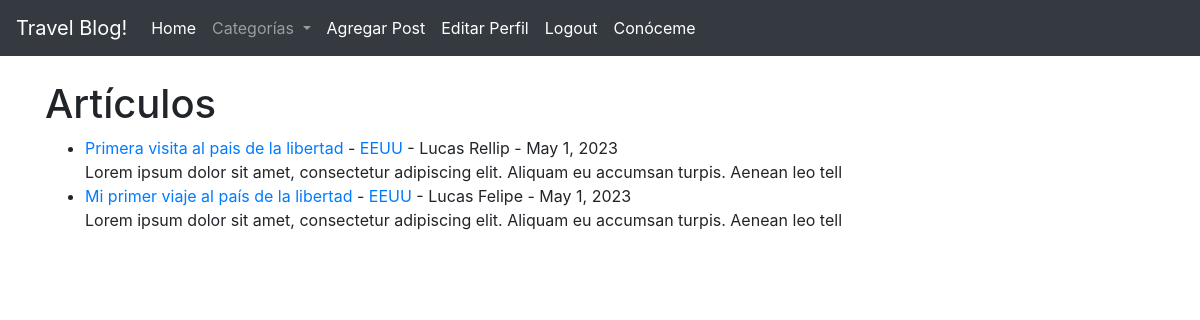
Screenshot of / (signed in) with the database file from the repository.
### TravelBlog/models.py (models this page shows, shortened)
class Post(models.Model):
    titulo = models.CharField(max_length= 50)
    autor = models.ForeignKey(User, on_delete=models.CASCADE)
    cuerpo = models.TextField()
    fechapost = models.DateField(auto_now_add=True)
    categorias = models.CharField(max_length= 50, default='Otros')
    imagen = models.ImageField(null=True, blank=True, upload_to = "imagenes/")

### TravelBlog/views.py (the view)
# urls.py: path('', VistaHome.as_view(), name = "home"),
class VistaHome(ListView):
    model = Post
    template_name = 'home.html'
    ordering = ['-id']
    def get_context_data(self, *args, **kwargs):
        categ_menu = Categoria.objects.all()
        context = super(VistaHome, self).get_context_data(*args, *kwargs)
        context["categ_menu"] = categ_menu
        return context

### TravelBlog/models.py (called while the page is built)
    def __str__(self):
        return self.nombre

### TravelBlog/templates/home.html (shortened to what this page needs)
{% extends 'base.html' %}
{% block contenido_cambia %}
<h1>Artículos</h1>
<ul>
{% for post in object_list %}
    <li><a href="{% url 'articulodetalle' post.pk %}"> {{ post.titulo }} <a/> - <a href="{% url 'categorias' post.categorias %}">{{ post.categorias }}<a/>
        - {{ post.autor.first_name }}
         {{ post.autor.last_name }}
        - {{ post.fechapost }}
        <br/>
    {{ post.cuerpo | slice:"100" | safe }}</li>
{% endfor %}
</ul>
{% for post in object_list %}
    {{ item }} <br/>
{% endfor %}
{% endblock %}

### rows the page displays
Post: titulo "Primera visita al pais de la libertad", categorias "EEUU", autor.first_name "Lucas", autor.last_name "Rellip", fechapost "May 1, 2023", cuerpo "Lorem ipsum dolor sit amet, consectetur adipiscing elit. Aliquam eu accumsan turpis. Aenean leo tell"
Post: titulo "Mi primer viaje al país de la libertad", categorias "EEUU", autor.first_name "Lucas", autor.last_name "Felipe", fechapost "May 1, 2023", cuerpo "Lorem ipsum dolor sit amet, consectetur adipiscing elit. Aliquam eu accumsan turpis. Aenean leo tell"
